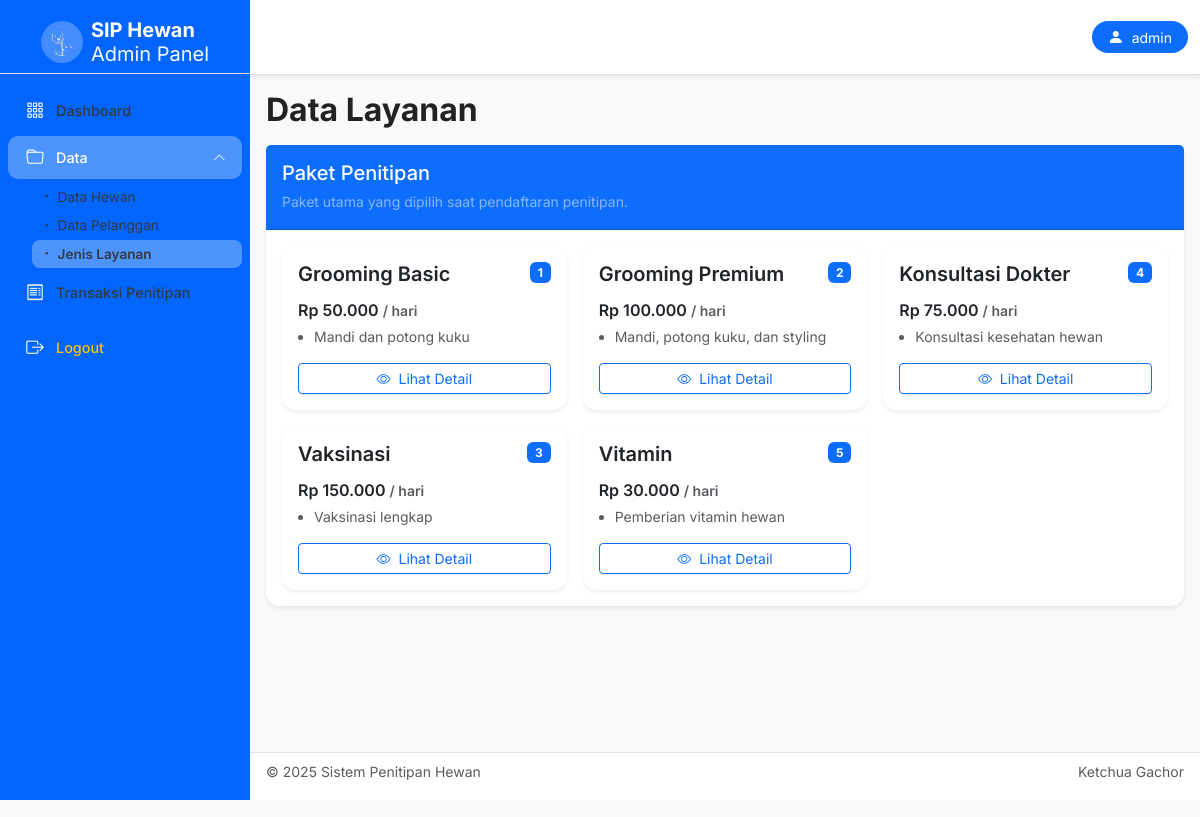
/index.php?page=layanan, run on the app's committed database.
### tables this page shows
CREATE TABLE layanan (
    id_layanan INT AUTO_INCREMENT PRIMARY KEY,
    nama_layanan VARCHAR(100) NOT NULL,
    harga DECIMAL(10,2) NOT NULL DEFAULT 0.00,
    deskripsi TEXT,
    created_at TIMESTAMP DEFAULT CURRENT_TIMESTAMP,
    updated_at TIMESTAMP DEFAULT CURRENT_TIMESTAMP ON UPDATE CURRENT_TIMESTAMP,
    INDEX idx_nama (nama_layanan)
);

### config/database.php (called while the page is built, shortened)
<?php
$dotenv = Dotenv\Dotenv::createImmutable(__DIR__ . "/../");
function getDatabaseConfig() {
    return [
        'driver' => getenv('DB_DRIVER') ?: 'mysql',
        'host' => getenv('DB_HOST') ?: 'localhost',
        'port' => getenv('DB_PORT') ?: '3306',
        'sslmode' => getenv('DB_SSLMODE') ?: 'disable',
        'dbname' => getenv('DB_NAME') ?: 'penitipan_hewan',
        'username' => getenv('DB_USER') ?: 'root',
        'password' => getenv('DB_PASS') ?: '',
    ];
}

### core/Database.php (called while the page is built, shortened)
<?php
class Database {
    private $connection;
    public function __construct() {
        require_once __DIR__ . '/../config/database.php';
        $config = getDatabaseConfig();
        $this->host = $config['host'];
        $this->username = $config['username'];
        $this->password = $config['password'];
        $this->database = $config['dbname'];
        $this->port = $config['port'];
        try {
            $dsn = "{$config['driver']}:host={$this->host};port={$this->port};dbname={$this->database};sslmode={$config['sslmode']}";
            $options = [
                PDO::ATTR_ERRMODE           => PDO::ERRMODE_EXCEPTION,
                PDO::ATTR_DEFAULT_FETCH_MODE => PDO::FETCH_ASSOC,
                PDO::ATTR_EMULATE_PREPARES => false,
                PDO::MYSQL_ATTR_INIT_COMMAND => "SET NAMES utf8mb4",
            ];
            $this->connection = new PDO($dsn, $this->username, $this->password, $options);
        } catch (PDOException $e) {
            die("Connection failed: " . $e->getMessage() .
                "<br>Host: {$this->host}, DB: {$this->database}, Port: {$this->port}");
        }
    }
    public function query($sql, $params = []) {
        try {
            $stmt = $this->connection->prepare($sql);
            $stmt->execute($params);
            return $stmt;
        } catch (PDOException $e) {
            die("Query failed: " . $e->getMessage() . " - SQL: " . $sql);
        }
    }
}

### models/Layanan.php (called while the page is built, shortened)
<?php
require_once __DIR__ . '/../core/Database.php';
class Layanan
{
    private $db;
    public function __construct() { $this->db = new Database(); }
    public function getAll()
    {
        $sql = "SELECT * FROM layanan ORDER BY nama_layanan";
        $stmt = $this->db->query($sql);
        return $stmt->fetchAll();
    }
}

### views/layanan.php (the view, shortened to what this page needs)
<?php
include __DIR__ . '/template/header.php';
require_once __DIR__ . '/../models/Layanan.php';
$layananModel = new Layanan();
$layananList = $layananModel->getAll();
?>
<h2 class="mb-3">Data Layanan</h2>
<div class="card shadow-sm mb-4">
    <div class="card-header bg-primary text-white">
        <div class="d-flex justify-content-between align-items-center w-100">
            <div class="me-3">
                <h5 class="mb-1">Paket Penitipan</h5>
                <small class="text-white-50">
                    Paket utama yang dipilih saat pendaftaran penitipan.
                </small>
            </div>
        </div>
    </div>
    <div class="card-body">
        <div class="row g-3">
            <?php foreach ($layananList as $l): ?>
                <?php
                    $id       = $l['id_layanan'];
                    $nama     = htmlspecialchars($l['nama_layanan']);
                    $harga    = (int)$l['harga'];
                    $deskripsi = $l['deskripsi'] ?? '';
                    $detailList = explode("\n", $deskripsi);
                    $modalId  = 'modal_' . $id;
                ?>
                <div class="col-lg-4 col-md-6">
                    <div class="card shadow-sm border-0 h-100">
                        <div class="card-body d-flex flex-column">
                            <div class="d-flex justify-content-between align-items-start mb-1">
                                <h5 class="fw-semibold mb-0"><?= $nama; ?></h5>
                                <span class="badge bg-primary ms-2"><?= $id; ?></span>
                            </div>
                            <p class="fw-semibold mt-2 mb-1">
                                Rp <?= number_format($harga, 0, ',', '.'); ?>
                                <span class="small text-muted">/ hari</span>
                            </p>
                            <ul class="text-muted small ps-3 mb-3 flex-grow-1">
                                <?php foreach ($detailList as $index => $d): ?>
                                    <?php if (!empty(trim($d)) && $index < 3): ?>
                                        <li><?= htmlspecialchars($d); ?></li>
                                    <?php endif; ?>
                                <?php endforeach; ?>
                            </ul>
                            <div class="d-flex gap-2">
                                <button type="button"
                                        class="btn btn-outline-primary btn-sm flex-fill"
                                        data-bs-toggle="modal"
                                        data-bs-target="#<?= $modalId; ?>">
                                    <i class="bi bi-eye me-1"></i> Lihat Detail
                                </button>
                            </div>
                        </div>
                    </div>
                </div>
            <?php endforeach; ?>
        </div>
    </div>
</div>
<?php include __DIR__ . '/template/footer.php'; ?>

### public/css/custom.css (style rules this page uses)
body { font-family: "Inter", sans-serif !important; background: #f6f8fa; color: #333; }
:root { --primary-blue: #0265fe; --accent-orange: #ffb113; --light-bg: #ffffff; --card-shadow: rgba(0, 0, 0, 0.05); }
.card { border: none !important; border-radius: 14px !important; background: var(--light-bg); box-shadow: 0 4px 20px var(--card-shadow); transition: 0.2s ease; }
h2, .page-title { font-weight: 700; color: #222; }

### data on the page
layanan: nama_layanan "Grooming Basic", id_layanan "1", harga "50.000", deskripsi "Mandi dan potong kuku"
layanan: nama_layanan "Grooming Premium", id_layanan "2", harga "100.000", deskripsi "Mandi, potong kuku, dan styling"
layanan: nama_layanan "Konsultasi Dokter", id_layanan "4", harga "75.000", deskripsi "Konsultasi kesehatan hewan"
layanan: nama_layanan "Vaksinasi", id_layanan "3", harga "150.000", deskripsi "Vaksinasi lengkap"
layanan: nama_layanan "Vitamin", id_layanan "5", harga "30.000", deskripsi "Pemberian vitamin hewan"

### other printed values
$_SESSION['user']['username'] "admin"
